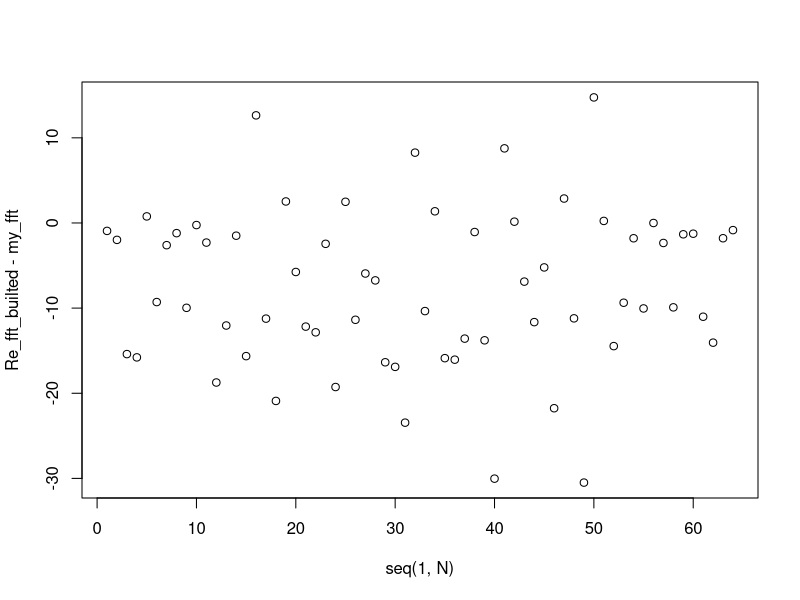

R code for this plot:
n_GARM <- 12
w_GRAN <- 2700
N <- 64

generate_signal <- function(n_GARM = 12, w_GRAN = 2700, N){
  
  #амплітуда і зсув
  A <- runif(n_GARM,0,1)
  PHI <- runif(n_GARM,0,6.28)
  #список зі змінними омега
  w <- seq(w_GRAN/n_GARM,w_GRAN,w_GRAN/n_GARM)
  my_x <- seq(1,n_GARM)
  my_y = as.data.frame(matrix(0, nrow = N, ncol = my_x))
  
  for (i in my_x) for (j in seq(1,N)){
    my_y[j,i] <- A[i]*sin(w[i]*j+PHI[i])
  }
  return(rowSums(my_y))
}  


get_FFT <- function(x){
  freal11 <- numeric(N/2)
  freal12 <- numeric(N/2)
  freal1 <- numeric(N)
  fimage11 <- numeric(N/2)
  fimage12 <- numeric(N/2)
  fimage1 <- numeric(N)
  f1 <- numeric(N)
  
  for(p in 1:(N/2)){
    for(m in 1:(N/2)){
      freal11[p] <- freal11[p] + x[2 * m ] * cos(4 * pi / N * p * m)
      fimage11[p] <- fimage11[p] + x[2 * m ] * sin(4 * pi / N* p * m)
      freal12[p] <- freal12[p] + x[2 * m - 1] *  cos(4 * pi / N * p * m)
      fimage12[p] <- fimage12[p] + x[2 * m - 1] * sin(4 * pi / N * p * m)
    }
    freal1[p] <-  freal12[p] + freal11[p] * cos(2 * pi / N * p) - fimage11[p] * sin(2 * pi / N * p)
    fimage1[p] <-  fimage12[p] + fimage11[p] * cos(2 * pi / N * p) + freal11[p] * sin(2 * pi / N * p)
    freal1[p + N / 2] <-  freal12[p] - (freal11[p] * cos(2 * pi / N * p) - fimage11[p] * sin(2 * pi / N * p))
    fimage1[p + N / 2] <-  fimage12[p] - (fimage11[p] * cos(2 * pi / N * p) + freal11[p] * sin(2 * pi / N * p))
    f1[p] <-  sqrt(freal1[p] ** 2 + fimage1[p] ** 2)
    f1[p + N / 2] <-  sqrt(freal1[p + N / 2] ** 2 + fimage1[p + N / 2] ** 2)
  }
  return(f1)
}

get_table_dft <- function(sig){
  p = N
  k = N
  w_table_real <- matrix(0, p, k)
  w_table_image <- matrix(0, p ,k)
  w_table <- matrix(0, p ,k)
  
  for (i in 1:p) for(j in 1:k){
    w_table_real[i,j] <- cos(2*pi/N*i*j)
    w_table_image[i,j] <- sin(2*pi/N*i*j)
  }
  
  w_table <- list(w_table_real, w_table_image)
  
  Fp2_real <- numeric(N)
  Fp2_image <- numeric(N)

  for (i in 1:nrow(w_table[[1]])) for (j in  1:ncol(w_table[[1]])){
    Fp2_real[i] <- Fp2_real[i] + sig[j] * w_table[[1]][i,j]
    Fp2_image[i] <- Fp2_image[i] + sig[j] * w_table[[2]][i,j]
  }
  data <- data.frame(Fp2_real, Fp2_image)

  return(apply(data, 1, function(x) sqrt(x[[1]]**2+x[[2]]**2)))
}

sig <- generate_signal(N = N)


my_fft <- get_FFT(sig)

Re_fft_builted <- Re(fft(sig))
Im_fft_builted <- Im(fft(sig))
fft_builted <- sqrt(Re_fft_builted**2+Im_fft_builted**2)

plot(seq(1,N),Re_fft_builted-my_fft)

